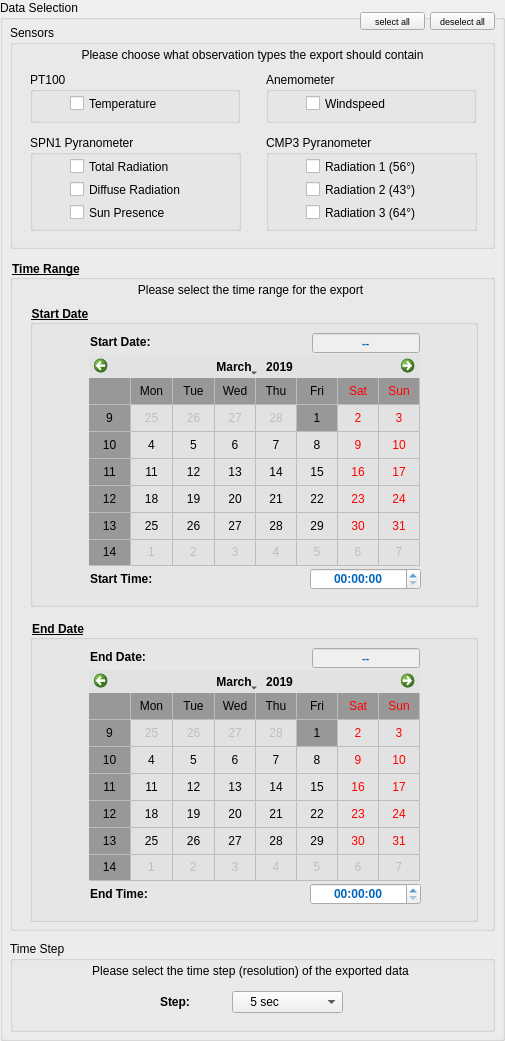
        <widget class="QGroupBox" name="groupBox_dataSelection_1">
         <property name="geometry">
          <rect>
           <x>10</x>
           <y>120</y>
           <width>505</width>
           <height>1041</height>
          </rect>
         </property>
         <property name="minimumSize">
          <size>
           <width>505</width>
           <height>1041</height>
          </size>
         </property>
         <property name="maximumSize">
          <size>
           <width>505</width>
           <height>1041</height>
          </size>
         </property>
         <property name="title">
          <string>Data Selection</string>
         </property>
         <widget class="QGroupBox" name="groupBox_29">
          <property name="geometry">
           <rect>
            <x>10</x>
            <y>260</y>
            <width>485</width>
            <height>671</height>
           </rect>
          </property>
          <property name="minimumSize">
           <size>
            <width>485</width>
            <height>671</height>
           </size>
          </property>
          <property name="maximumSize">
           <size>
            <width>485</width>
            <height>671</height>
           </size>
          </property>
          <property name="font">
           <font>
            <family>Arial</family>
            <weight>75</weight>
            <bold>true</bold>
            <underline>true</underline>
           </font>
          </property>
          <property name="styleSheet">
           <string notr="true">alternate-background-color: rgb(255, 255, 0);</string>
          </property>
          <property name="title">
           <string>Time Range</string>
          </property>
          <widget class="QGroupBox" name="groupBox_31">
           <property name="geometry">
            <rect>
             <x>20</x>
             <y>45</y>
             <width>448</width>
             <height>302</height>
            </rect>
           </property>
           <property name="minimumSize">
            <size>
             <width>448</width>
             <height>302</height>
            </size>
           </property>
           <property name="maximumSize">
            <size>
             <width>448</width>
             <height>302</height>
            </size>
           </property>
           <property name="font">
            <font>
             <family>Arial</family>
             <weight>75</weight>
             <bold>true</bold>
             <underline>true</underline>
            </font>
           </property>
           <property name="title">
            <string>Start Date</string>
           </property>
           <widget class="QLabel" name="label_29">
            <property name="geometry">
             <rect>
              <x>60</x>
              <y>264</y>
              <width>121</width>
              <height>20</height>
             </rect>
            </property>
            <property name="font">
             <font>
              <family>Arial</family>
              <weight>75</weight>
              <bold>true</bold>
              <underline>false</underline>
             </font>
            </property>
            <property name="text">
             <string>Start Time:</string>
            </property>
            <property name="alignment">
             <set>Qt::AlignLeading|Qt::AlignLeft|Qt::AlignVCenter</set>
            </property>
           </widget>
           <widget class="QCalendarWidget" name="calendarWidget_dateStart">
            <property name="geometry">
             <rect>
              <x>59</x>
              <y>50</y>
              <width>331</width>
              <height>211</height>
             </rect>
            </property>
            <property name="font">
             <font>
              <family>Arial</family>
              <weight>50</weight>
              <bold>false</bold>
             </font>
            </property>
            <property name="autoFillBackground">
             <bool>false</bool>
            </property>
            <property name="styleSheet">
             <string notr="true">background-color: rgb(226, 226, 226);
selection-background-color: rgb(152, 152, 152);
alternate-background-color: rgb(152, 152, 152);
selection-color: rgb(0, 0, 0);</string>
            </property>
            <property name="selectedDate">
             <date>
              <year>2019</year>
              <month>3</month>
              <day>1</day>
             </date>
            </property>
            <property name="minimumDate">
             <date>
              <year>2019</year>
              <month>1</month>
              <day>1</day>
             </date>
            </property>
            <property name="maximumDate">
             <date>
              <year>2099</year>
              <month>1</month>
              <day>1</day>
             </date>
            </property>
            <property name="firstDayOfWeek">
             <enum>Qt::Monday</enum>
            </property>
            <property name="gridVisible">
             <bool>true</bool>
            </property>
            <property name="verticalHeaderFormat">
             <enum>QCalendarWidget::ISOWeekNumbers</enum>
            </property>
           </widget>
           <widget class="QLineEdit" name="lineEdit_chosenDate_start">
            <property name="enabled">
             <bool>false</bool>
            </property>
            <property name="geometry">
             <rect>
              <x>282</x>
              <y>28</y>
              <width>108</width>
              <height>20</height>
             </rect>
            </property>
            <property name="font">
             <font>
              <family>Arial</family>
              <pointsize>8</pointsize>
              <weight>75</weight>
              <bold>true</bold>
              <underline>false</underline>
             </font>
            </property>
            <property name="toolTip">
             <string/>
            </property>
            <property name="styleSheet">
             <string notr="true">color: rgb(0, 101, 189);</string>
            </property>
            <property name="text">
             <string>--</string>
            </property>
            <property name="alignment">
             <set>Qt::AlignCenter</set>
            </property>
            <property name="readOnly">
             <bool>true</bool>
            </property>
           </widget>
           <widget class="QTimeEdit" name="timeEdit_startDate">
            <property name="geometry">
             <rect>
              <x>280</x>
              <y>263</y>
              <width>111</width>
              <height>22</height>
             </rect>
            </property>
            <property name="font">
             <font>
              <family>Arial</family>
              <weight>75</weight>
              <bold>true</bold>
              <underline>false</underline>
             </font>
            </property>
            <property name="styleSheet">
             <string notr="true">color: rgb(0, 101, 189);</string>
            </property>
            <property name="alignment">
             <set>Qt::AlignCenter</set>
            </property>
            <property name="buttonSymbols">
             <enum>QAbstractSpinBox::UpDownArrows</enum>
            </property>
            <property name="displayFormat">
             <string>HH:mm:ss</string>
            </property>
           </widget>
           <widget class="QLabel" name="label_27">
            <property name="geometry">
             <rect>
              <x>60</x>
              <y>27</y>
              <width>111</width>
              <height>20</height>
             </rect>
            </property>
            <property name="font">
             <font>
              <family>Arial</family>
              <weight>75</weight>
              <bold>true</bold>
              <underline>false</underline>
             </font>
            </property>
            <property name="text">
             <string>Start Date:</string>
            </property>
            <property name="alignment">
             <set>Qt::AlignLeading|Qt::AlignLeft|Qt::AlignVCenter</set>
            </property>
           </widget>
          </widget>
          <widget class="QGroupBox" name="groupBox_32">
           <property name="geometry">
            <rect>
             <x>20</x>
             <y>360</y>
             <width>448</width>
             <height>302</height>
            </rect>
           </property>
           <property name="minimumSize">
            <size>
             <width>448</width>
             <height>302</height>
            </size>
           </property>
           <property name="maximumSize">
            <size>
             <width>448</width>
             <height>302</height>
            </size>
           </property>
           <property name="font">
            <font>
             <family>Arial</family>
             <weight>75</weight>
             <bold>true</bold>
             <underline>true</underline>
            </font>
           </property>
           <property name="title">
            <string>End Date</string>
           </property>
           <widget class="QTimeEdit" name="timeEdit_stopDate">
            <property name="geometry">
             <rect>
              <x>280</x>
              <y>263</y>
              <width>111</width>
              <height>22</height>
             </rect>
            </property>
            <property name="font">
             <font>
              <family>Arial</family>
              <weight>75</weight>
              <bold>true</bold>
              <underline>false</underline>
             </font>
            </property>
            <property name="styleSheet">
             <string notr="true">color: rgb(0, 101, 189);</string>
            </property>
            <property name="alignment">
             <set>Qt::AlignCenter</set>
            </property>
            <property name="displayFormat">
             <string>HH:mm:ss</string>
            </property>
           </widget>
           <widget class="QLabel" name="label_30">
            <property name="geometry">
             <rect>
              <x>60</x>
              <y>264</y>
              <width>121</width>
              <height>20</height>
             </rect>
            </property>
            <property name="font">
             <font>
              <family>Arial</family>
              <weight>75</weight>
              <bold>true</bold>
              <underline>false</underline>
             </font>
            </property>
            <property name="text">
             <string>End Time:</string>
            </property>
            <property name="alignment">
             <set>Qt::AlignLeading|Qt::AlignLeft|Qt::AlignVCenter</set>
            </property>
           </widget>
           <widget class="QLabel" name="label_28">
            <property name="geometry">
             <rect>
              <x>60</x>
              <y>27</y>
              <width>161</width>
              <height>20</height>
             </rect>
            </property>
            <property name="font">
             <font>
              <family>Arial</family>
              <weight>75</weight>
              <bold>true</bold>
              <underline>false</underline>
             </font>
            </property>
            <property name="text">
             <string>End Date:</string>
            </property>
            <property name="alignment">
             <set>Qt::AlignLeading|Qt::AlignLeft|Qt::AlignVCenter</set>
            </property>
           </widget>
           <widget class="QLineEdit" name="lineEdit_chosenDate_stop">
            <property name="enabled">
             <bool>false</bool>
            </property>
            <property name="geometry">
             <rect>
              <x>282</x>
              <y>28</y>
              <width>108</width>
              <height>20</height>
             </rect>
            </property>
            <property name="font">
             <font>
              <family>Arial</family>
              <pointsize>8</pointsize>
              <weight>75</weight>
              <bold>true</bold>
              <underline>false</underline>
             </font>
            </property>
            <property name="toolTip">
             <string/>
            </property>
            <property name="styleSheet">
             <string notr="true">color: rgb(0, 101, 189);</string>
            </property>
            <property name="text">
             <string>--</string>
            </property>
            <property name="alignment">
             <set>Qt::AlignCenter</set>
            </property>
            <property name="readOnly">
             <bool>true</bool>
            </property>
           </widget>
           <widget class="QCalendarWidget" name="calendarWidget_dateStop">
            <property name="geometry">
             <rect>
              <x>59</x>
              <y>50</y>
              <width>331</width>
              <height>211</height>
             </rect>
            </property>
            <property name="font">
             <font>
              <family>Arial</family>
             </font>
            </property>
            <property name="autoFillBackground">
             <bool>false</bool>
            </property>
            <property name="styleSheet">
             <string notr="true">background-color: rgb(226, 226, 226);
selection-background-color: rgb(152, 152, 152);
alternate-background-color: rgb(152, 152, 152);
selection-color: rgb(0, 0, 0);</string>
            </property>
            <property name="selectedDate">
             <date>
              <year>2019</year>
              <month>3</month>
              <day>1</day>
             </date>
            </property>
            <property name="minimumDate">
             <date>
              <year>2019</year>
              <month>1</month>
              <day>1</day>
             </date>
            </property>
            <property name="maximumDate">
             <date>
              <year>2099</year>
              <month>1</month>
              <day>1</day>
             </date>
            </property>
            <property name="firstDayOfWeek">
             <enum>Qt::Monday</enum>
            </property>
            <property name="gridVisible">
             <bool>true</bool>
            </property>
            <property name="verticalHeaderFormat">
             <enum>QCalendarWidget::ISOWeekNumbers</enum>
            </property>
           </widget>
          </widget>
          <widget class="QLabel" name="label_4">
           <property name="geometry">
            <rect>
             <x>0</x>
             <y>20</y>
             <width>481</width>
             <height>20</height>
            </rect>
           </property>
           <property name="font">
            <font>
             <weight>50</weight>
             <bold>false</bold>
             <underline>false</underline>
            </font>
           </property>
           <property name="text">
            <string>Please select the time range for the export</string>
           </property>
           <property name="alignment">
            <set>Qt::AlignCenter</set>
           </property>
          </widget>
         </widget>
         <widget class="QGroupBox" name="groupBox_6">
          <property name="geometry">
           <rect>
            <x>10</x>
            <y>25</y>
            <width>485</width>
            <height>224</height>
           </rect>
          </property>
          <property name="title">
           <string>Sensors</string>
          </property>
          <widget class="QGroupBox" name="groupBox_25">
           <property name="geometry">
            <rect>
             <x>20</x>
             <y>47</y>
             <width>210</width>
             <height>51</height>
            </rect>
           </property>
           <property name="title">
            <string>PT100</string>
           </property>
           <widget class="QCheckBox" name="checkBox_temp">
            <property name="geometry">
             <rect>
              <x>40</x>
              <y>23</y>
              <width>171</width>
              <height>17</height>
             </rect>
            </property>
            <property name="font">
             <font>
              <underline>false</underline>
             </font>
            </property>
            <property name="toolTip">
             <string>Tick in order to include this sensor value into the export</string>
            </property>
            <property name="text">
             <string>Temperature</string>
            </property>
           </widget>
          </widget>
          <widget class="QGroupBox" name="groupBox_26">
           <property name="geometry">
            <rect>
             <x>256</x>
             <y>47</y>
             <width>210</width>
             <height>51</height>
            </rect>
           </property>
           <property name="title">
            <string>Anemometer</string>
           </property>
           <widget class="QCheckBox" name="checkBox_wind">
            <property name="geometry">
             <rect>
              <x>40</x>
              <y>23</y>
              <width>171</width>
              <height>17</height>
             </rect>
            </property>
            <property name="font">
             <font>
              <underline>false</underline>
             </font>
            </property>
            <property name="toolTip">
             <string>Tick in order to include this sensor value into the export</string>
            </property>
            <property name="text">
             <string>Windspeed</string>
            </property>
           </widget>
          </widget>
          <widget class="QGroupBox" name="groupBox_27">
           <property name="geometry">
            <rect>
             <x>20</x>
             <y>110</y>
             <width>211</width>
             <height>96</height>
            </rect>
           </property>
           <property name="title">
            <string>SPN1 Pyranometer</string>
           </property>
           <widget class="QCheckBox" name="checkBox_sun">
            <property name="geometry">
             <rect>
              <x>40</x>
              <y>69</y>
              <width>171</width>
              <height>17</height>
             </rect>
            </property>
            <property name="font">
             <font>
              <underline>false</underline>
             </font>
            </property>
            <property name="toolTip">
             <string>Tick in order to include this sensor value into the export</string>
            </property>
            <property name="text">
             <string>Sun Presence</string>
            </property>
           </widget>
           <widget class="QCheckBox" name="checkBox_radDiff">
            <property name="geometry">
             <rect>
              <x>40</x>
              <y>46</y>
              <width>171</width>
              <height>17</height>
             </rect>
            </property>
            <property name="font">
             <font>
              <underline>false</underline>
             </font>
            </property>
            <property name="toolTip">
             <string>Tick in order to include this sensor value into the export</string>
            </property>
            <property name="text">
             <string>Diffuse Radiation</string>
            </property>
           </widget>
           <widget class="QCheckBox" name="checkBox_radTot">
            <property name="geometry">
             <rect>
              <x>40</x>
              <y>23</y>
              <width>171</width>
              <height>17</height>
             </rect>
            </property>
            <property name="font">
             <font>
              <underline>false</underline>
             </font>
            </property>
            <property name="toolTip">
             <string>Tick in order to include this sensor value into the export</string>
            </property>
            <property name="text">
             <string>Total Radiation</string>
            </property>
           </widget>
          </widget>
          <widget class="QGroupBox" name="groupBox_28">
           <property name="geometry">
            <rect>
             <x>256</x>
             <y>110</y>
             <width>211</width>
             <height>96</height>
            </rect>
           </property>
           <property name="title">
            <string>CMP3 Pyranometer</string>
           </property>
           <widget class="QCheckBox" name="checkBox_rad3">
            <property name="geometry">
             <rect>
              <x>40</x>
              <y>69</y>
              <width>171</width>
              <height>17</height>
             </rect>
            </property>
            <property name="font">
             <font>
              <underline>false</underline>
             </font>
            </property>
            <property name="toolTip">
             <string>Tick in order to include this sensor value into the export</string>
            </property>
            <property name="text">
             <string>Radiation 3 (64°)</string>
            </property>
           </widget>
           <widget class="QCheckBox" name="checkBox_rad2">
            <property name="geometry">
             <rect>
              <x>40</x>
              <y>46</y>
              <width>171</width>
              <height>17</height>
             </rect>
            </property>
            <property name="font">
             <font>
              <underline>false</underline>
             </font>
            </property>
            <property name="toolTip">
             <string>Tick in order to include this sensor value into the export</string>
            </property>
            <property name="text">
             <string>Radiation 2 (43°)</string>
            </property>
           </widget>
           <widget class="QCheckBox" name="checkBox_rad1">
            <property name="geometry">
             <rect>
              <x>40</x>
              <y>23</y>
              <width>171</width>
              <height>17</height>
             </rect>
            </property>
            <property name="font">
             <font>
              <underline>false</underline>
             </font>
            </property>
            <property name="toolTip">
             <string>Tick in order to include this sensor value into the export</string>
            </property>
            <property name="text">
             <string>Radiation 1 (56°)</string>
            </property>
           </widget>
          </widget>
          <widget class="QLabel" name="label_3">
           <property name="geometry">
            <rect>
             <x>2</x>
             <y>20</y>
             <width>481</width>
             <height>20</height>
            </rect>
           </property>
           <property name="font">
            <font>
             <weight>50</weight>
             <bold>false</bold>
             <underline>false</underline>
            </font>
           </property>
           <property name="text">
            <string>Please choose what observation types the export should contain</string>
           </property>
           <property name="alignment">
            <set>Qt::AlignCenter</set>
           </property>
          </widget>
         </widget>
         <widget class="QPushButton" name="pushButton_deselectAll">
          <property name="geometry">
           <rect>
            <x>430</x>
            <y>12</y>
            <width>65</width>
            <height>18</height>
           </rect>
          </property>
          <property name="font">
           <font>
            <pointsize>7</pointsize>
            <underline>false</underline>
           </font>
          </property>
          <property name="toolTip">
           <string>deselect everything</string>
          </property>
          <property name="text">
           <string>deselect all</string>
          </property>
         </widget>
         <widget class="QPushButton" name="pushButton_selectAll">
          <property name="geometry">
           <rect>
            <x>360</x>
            <y>12</y>
            <width>65</width>
            <height>18</height>
           </rect>
          </property>
          <property name="font">
           <font>
            <pointsize>7</pointsize>
            <underline>false</underline>
           </font>
          </property>
          <property name="toolTip">
           <string>select everything</string>
          </property>
          <property name="text">
           <string>select all</string>
          </property>
         </widget>
         <widget class="QGroupBox" name="groupBox_34">
          <property name="geometry">
           <rect>
            <x>10</x>
            <y>941</y>
            <width>485</width>
            <height>91</height>
           </rect>
          </property>
          <property name="minimumSize">
           <size>
            <width>485</width>
            <height>91</height>
           </size>
          </property>
          <property name="maximumSize">
           <size>
            <width>485</width>
            <height>91</height>
           </size>
          </property>
          <property name="title">
           <string>Time Step</string>
          </property>
          <widget class="QLabel" name="label_33">
           <property name="geometry">
            <rect>
             <x>0</x>
             <y>20</y>
             <width>481</width>
             <height>20</height>
            </rect>
           </property>
           <property name="font">
            <font>
             <weight>50</weight>
             <bold>false</bold>
             <underline>false</underline>
            </font>
           </property>
           <property name="text">
            <string>Please select the time step (resolution) of the exported data</string>
           </property>
           <property name="alignment">
            <set>Qt::AlignCenter</set>
           </property>
          </widget>
          <widget class="QComboBox" name="comboBox_intervalExport">
           <property name="geometry">
            <rect>
             <x>222</x>
             <y>50</y>
             <width>111</width>
             <height>22</height>
            </rect>
           </property>
           <property name="font">
            <font>
             <underline>false</underline>
            </font>
           </property>
           <property name="toolTip">
            <string>Please choose desired time step of exported datasets</string>
           </property>
           <item>
            <property name="text">
             <string>    5 sec</string>
            </property>
           </item>
           <item>
            <property name="text">
             <string>    1 min</string>
            </property>
           </item>
           <item>
            <property name="text">
             <string>    5 min</string>
            </property>
           </item>
           <item>
            <property name="text">
             <string>    30 min</string>
            </property>
           </item>
           <item>
            <property name="text">
             <string>    1 hour</string>
            </property>
           </item>
           <item>
            <property name="text">
             <string>    12 hours</string>
            </property>
           </item>
           <item>
            <property name="text">
             <string>    1 day</string>
            </property>
           </item>
          </widget>
          <widget class="QLabel" name="label_32">
           <property name="geometry">
            <rect>
             <x>150</x>
             <y>51</y>
             <width>71</width>
             <height>20</height>
            </rect>
           </property>
           <property name="font">
            <font>
             <family>Arial</family>
             <weight>75</weight>
             <bold>true</bold>
             <underline>false</underline>
            </font>
           </property>
           <property name="text">
            <string>Step:</string>
           </property>
           <property name="alignment">
            <set>Qt::AlignLeading|Qt::AlignLeft|Qt::AlignVCenter</set>
           </property>
          </widget>
         </widget>
        </widget>
